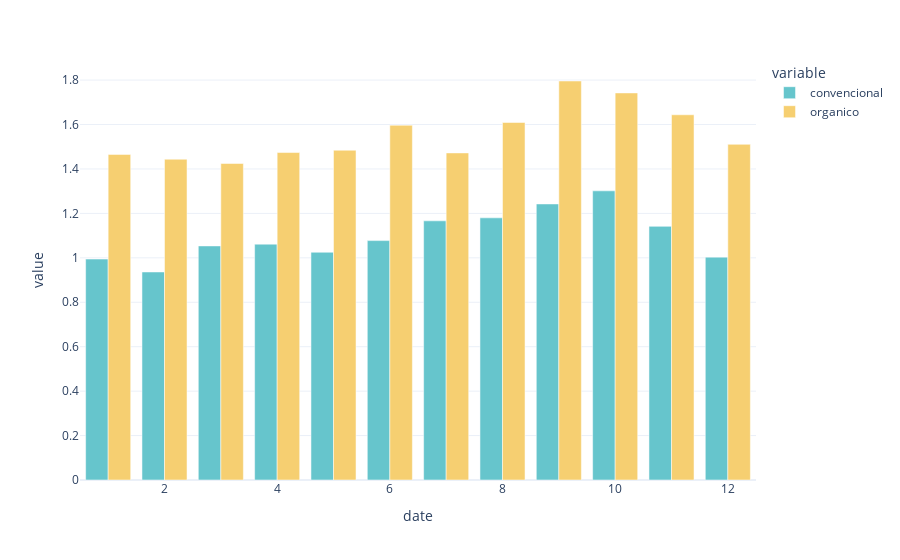

Notebook cell for this chart:
### Code cell
px.bar(_df.groupby(_df.date.dt.month).mean(), barmode="group", color_discrete_sequence=px.colors.qualitative.Pastel)

### Figure 1 — Plotly figure (JSON) as saved in the notebook; plotly's stock layout.template omitted (floating-point values rounded to 4 significant figures)
{"data": [{"alignmentgroup": "True", "hovertemplate": "variable=convencional<br>date=%{x}<br>value=%{y}<extra></extra>", "legendgroup": "convencional", "marker": {"color": "rgb(102, 197, 204)", "pattern": {"shape": ""}}, "name": "convencional", "offsetgroup": "convencional", "orientation": "v", "showlegend": true, "textposition": "auto", "type": "bar", "x": [1, 2, 3, 4, 5, 6, 7, 8, 9, 10, 11, 12], "xaxis": "x", "y": [0.9944, 0.9363, 1.054, 1.062, 1.025, 1.077, 1.166, 1.18, 1.242, 1.301, 1.142, 1.003], "yaxis": "y"}, {"alignmentgroup": "True", "hovertemplate": "variable=organico<br>date=%{x}<br>value=%{y}<extra></extra>", "legendgroup": "organico", "marker": {"color": "rgb(246, 207, 113)", "pattern": {"shape": ""}}, "name": "organico", "offsetgroup": "organico", "orientation": "v", "showlegend": true, "textposition": "auto", "type": "bar", "x": [1, 2, 3, 4, 5, 6, 7, 8, 9, 10, 11, 12], "xaxis": "x", "y": [1.466, 1.444, 1.425, 1.474, 1.484, 1.597, 1.472, 1.609, 1.796, 1.742, 1.644, 1.511], "yaxis": "y"}], "layout": {"barmode": "group", "legend": {"title": {"text": "variable"}, "tracegroupgap": 0}, "margin": {"t": 60}, "xaxis": {"anchor": "y", "domain": [0, 1], "title": {"text": "date"}}, "yaxis": {"anchor": "x", "domain": [0, 1], "title": {"text": "value"}}}}
